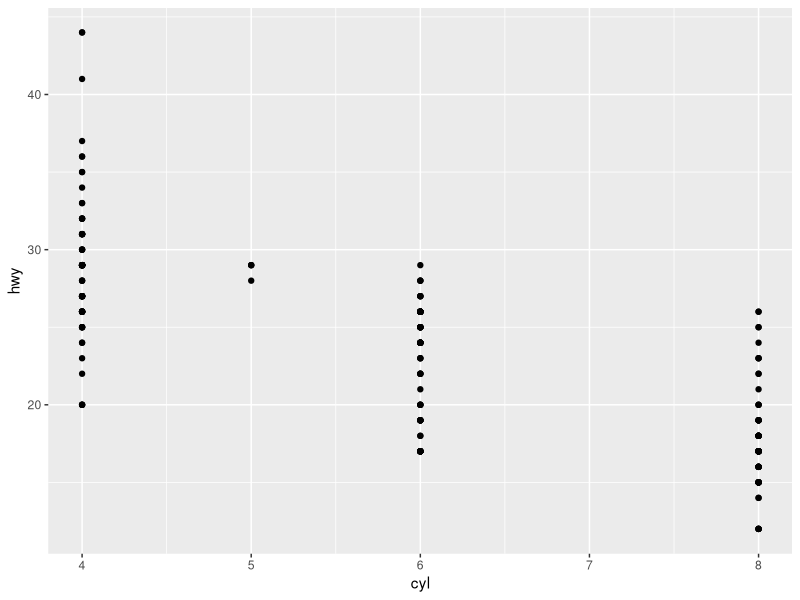
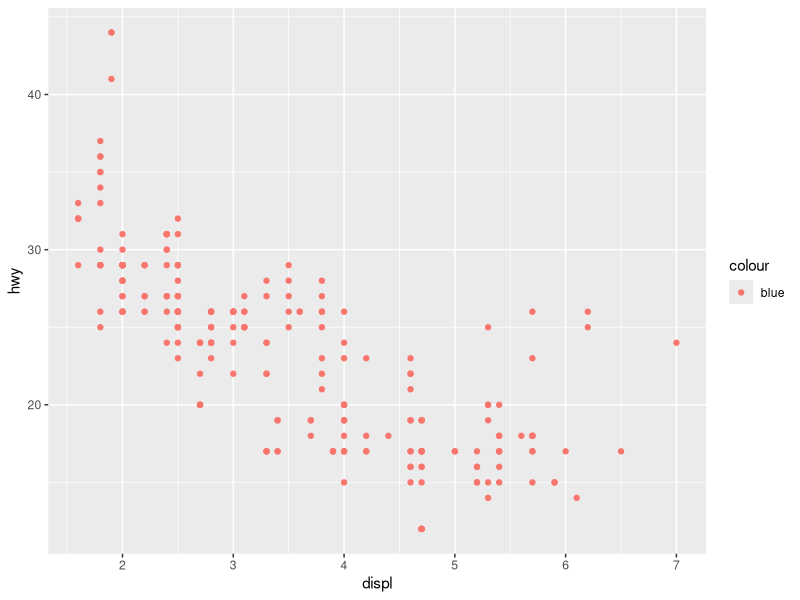
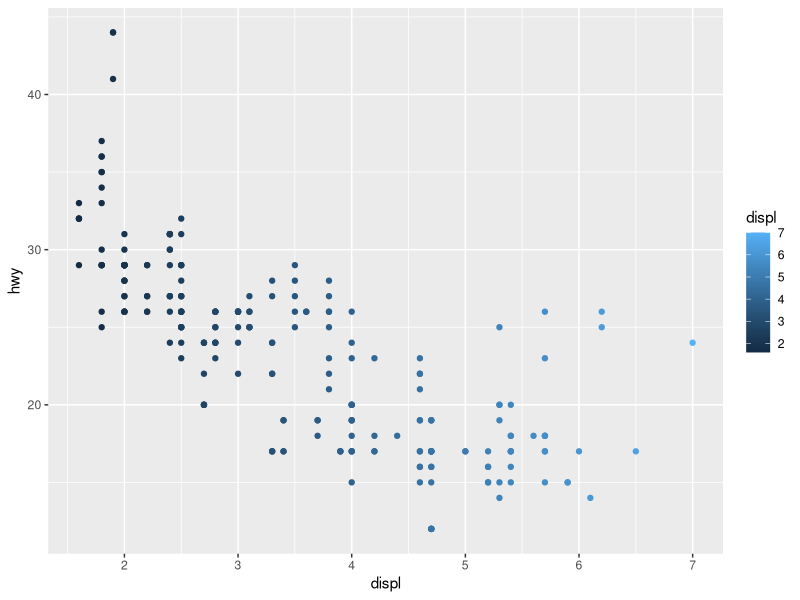
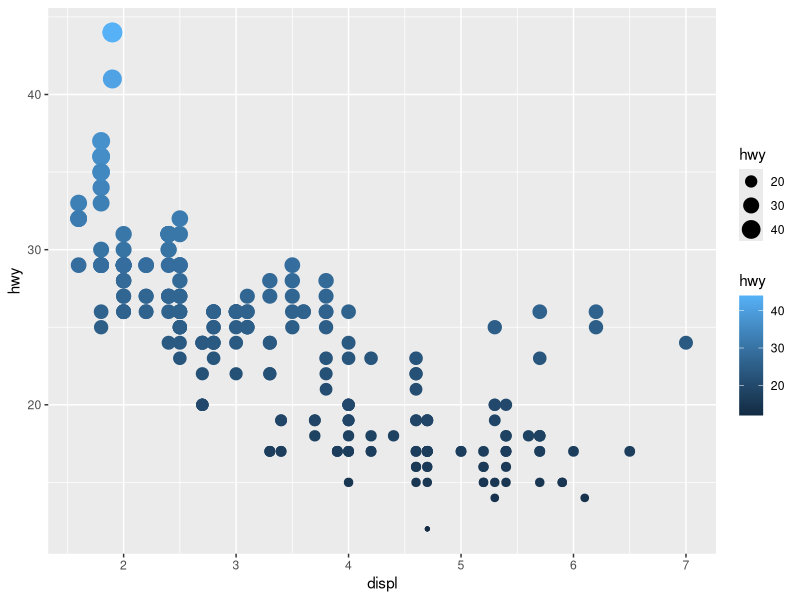
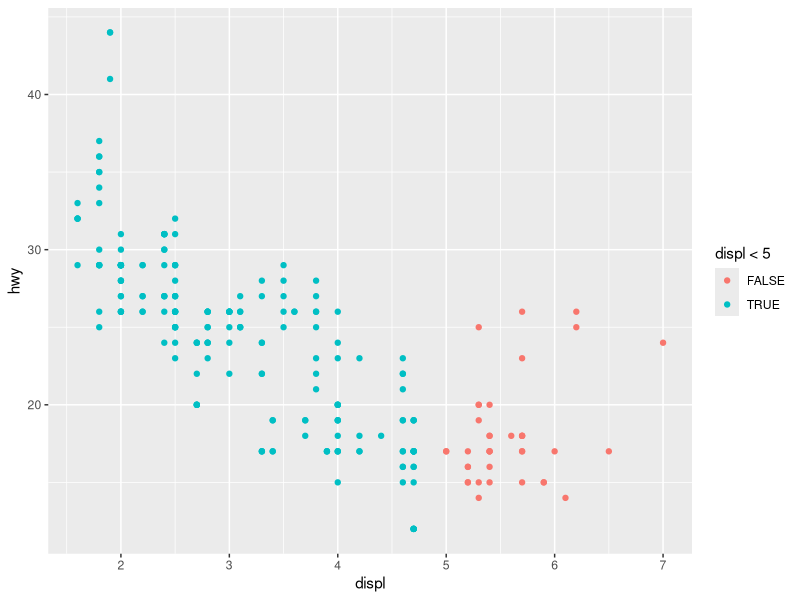
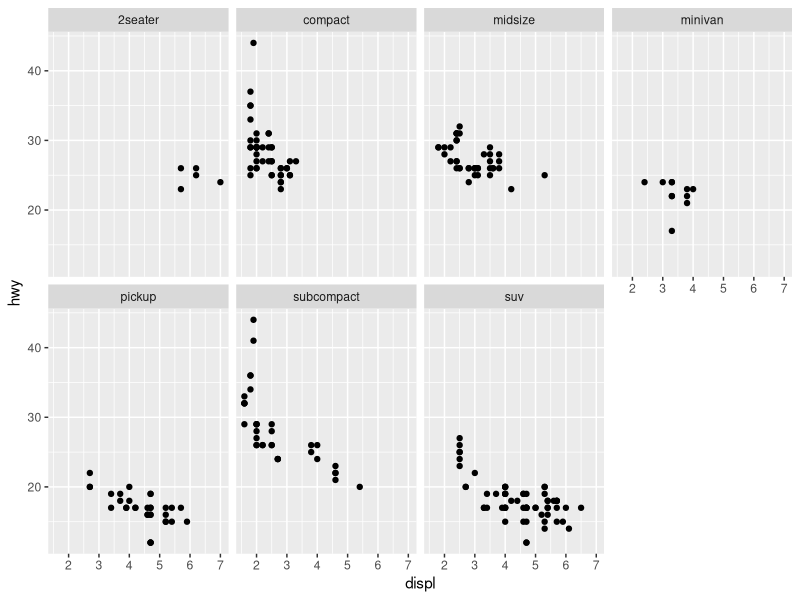
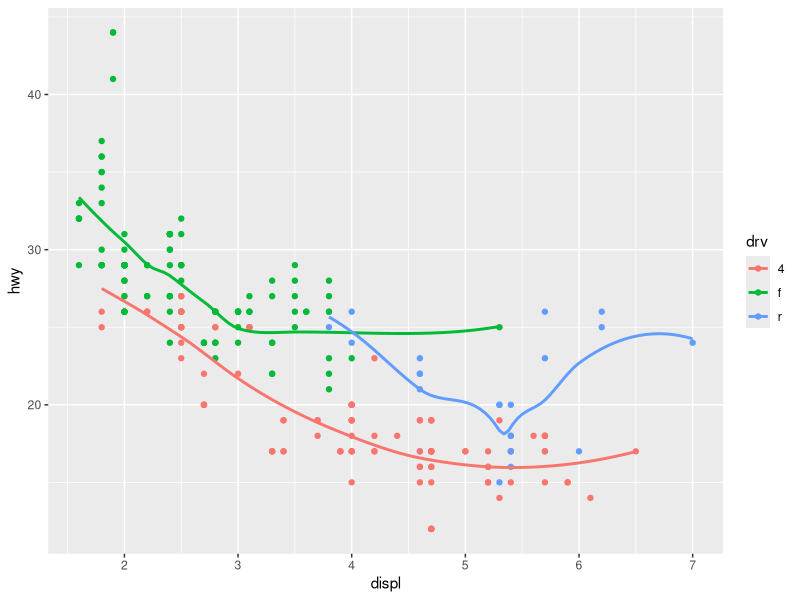
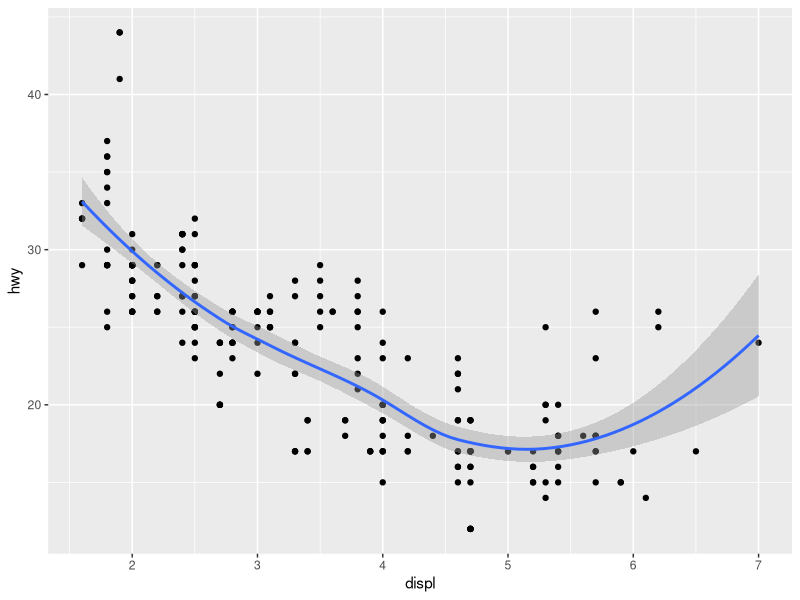

Write R code to recreate these figures, in order.
## ---- chunk 1
knitr::opts_chunk$set(echo = TRUE)
## ---- chunk 2
library(tidyverse)
## ---- chunk 3
glimpse(mpg)
## ---- chunk 4
ggplot(data=mpg) + geom_point(mapping = aes(x = cyl, y = hwy))
## ---- chunk 5
ggplot(data = mpg) + 
  geom_point(mapping = aes(x = displ, y = hwy, color = "blue"))
## ---- chunk 6
ggplot(data = mpg) + geom_point(mapping = aes(x = displ, y = hwy, color=displ))
## ---- chunk 7
ggplot(data = mpg) + geom_point(mapping = aes(x = displ, y = hwy, color=hwy, size=hwy))
## ---- chunk 8
ggplot(data = mpg) + geom_point(mapping = aes(x = displ, y = hwy, colour = displ < 5))
## ---- chunk 9
ggplot(data = mpg) + 
  geom_point(mapping = aes(x = displ, y = hwy)) + 
  facet_wrap(~ class, nrow = 2)
## ---- chunk 10
ggplot(data = mpg, mapping = aes(x = displ, y = hwy, color = drv)) + 
  geom_point() + 
  geom_smooth(se = FALSE)
## ---- chunk 11
ggplot(data = mpg, mapping = aes(x = displ, y = hwy)) + 
  geom_point() + 
  geom_smooth()
## ---- chunk 12
ggplot() + 
  geom_point(data = mpg, mapping = aes(x = displ, y = hwy)) + 
  geom_smooth(data = mpg, mapping = aes(x = displ, y = hwy))
